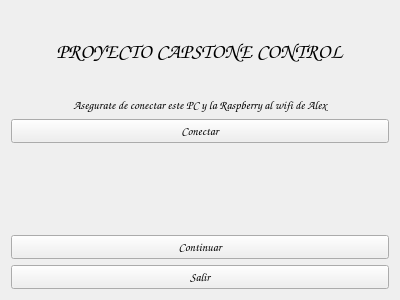
<?xml version="1.0" encoding="UTF-8"?>
<ui version="4.0">
 <class>inicio</class>
 <widget class="QWidget" name="inicio">
  <property name="geometry">
   <rect>
    <x>0</x>
    <y>0</y>
    <width>400</width>
    <height>300</height>
   </rect>
  </property>
  <property name="sizePolicy">
   <sizepolicy hsizetype="Fixed" vsizetype="Fixed">
    <horstretch>0</horstretch>
    <verstretch>0</verstretch>
   </sizepolicy>
  </property>
  <property name="font">
   <font>
    <family>Comic Sans MS</family>
   </font>
  </property>
  <property name="windowTitle">
   <string notr="true">Inicio</string>
  </property>
  <layout class="QVBoxLayout" name="verticalLayout">
   <item alignment="Qt::AlignHCenter">
    <widget class="QLabel" name="texto_inicio">
     <property name="sizePolicy">
      <sizepolicy hsizetype="Minimum" vsizetype="Minimum">
       <horstretch>0</horstretch>
       <verstretch>0</verstretch>
      </sizepolicy>
     </property>
     <property name="font">
      <font>
       <pointsize>16</pointsize>
       <weight>75</weight>
       <bold>true</bold>
      </font>
     </property>
     <property name="text">
      <string>PROYECTO CAPSTONE CONTROL</string>
     </property>
     <property name="alignment">
      <set>Qt::AlignCenter</set>
     </property>
    </widget>
   </item>
   <item alignment="Qt::AlignHCenter">
    <widget class="QLabel" name="texto_info">
     <property name="sizePolicy">
      <sizepolicy hsizetype="Preferred" vsizetype="Maximum">
       <horstretch>0</horstretch>
       <verstretch>0</verstretch>
      </sizepolicy>
     </property>
     <property name="text">
      <string>Asegurate de conectar este PC y la Raspberry al wifi de Alex</string>
     </property>
     <property name="alignment">
      <set>Qt::AlignCenter</set>
     </property>
    </widget>
   </item>
   <item>
    <widget class="QPushButton" name="boton_conectar">
     <property name="enabled">
      <bool>true</bool>
     </property>
     <property name="sizePolicy">
      <sizepolicy hsizetype="Preferred" vsizetype="Fixed">
       <horstretch>0</horstretch>
       <verstretch>0</verstretch>
      </sizepolicy>
     </property>
     <property name="layoutDirection">
      <enum>Qt::LeftToRight</enum>
     </property>
     <property name="autoFillBackground">
      <bool>false</bool>
     </property>
     <property name="text">
      <string>Conectar</string>
     </property>
    </widget>
   </item>
   <item>
    <widget class="QLabel" name="texto_conexion">
     <property name="sizePolicy">
      <sizepolicy hsizetype="Preferred" vsizetype="Preferred">
       <horstretch>0</horstretch>
       <verstretch>0</verstretch>
      </sizepolicy>
     </property>
     <property name="text">
      <string/>
     </property>
     <property name="alignment">
      <set>Qt::AlignCenter</set>
     </property>
    </widget>
   </item>
   <item>
    <widget class="QPushButton" name="boton_continuar">
     <property name="sizePolicy">
      <sizepolicy hsizetype="Preferred" vsizetype="Fixed">
       <horstretch>0</horstretch>
       <verstretch>0</verstretch>
      </sizepolicy>
     </property>
     <property name="text">
      <string>Continuar</string>
     </property>
    </widget>
   </item>
   <item>
    <widget class="QPushButton" name="boton_salir">
     <property name="sizePolicy">
      <sizepolicy hsizetype="Preferred" vsizetype="Fixed">
       <horstretch>0</horstretch>
       <verstretch>0</verstretch>
      </sizepolicy>
     </property>
     <property name="text">
      <string>Salir</string>
     </property>
    </widget>
   </item>
  </layout>
 </widget>
 <resources/>
 <connections/>
</ui>
